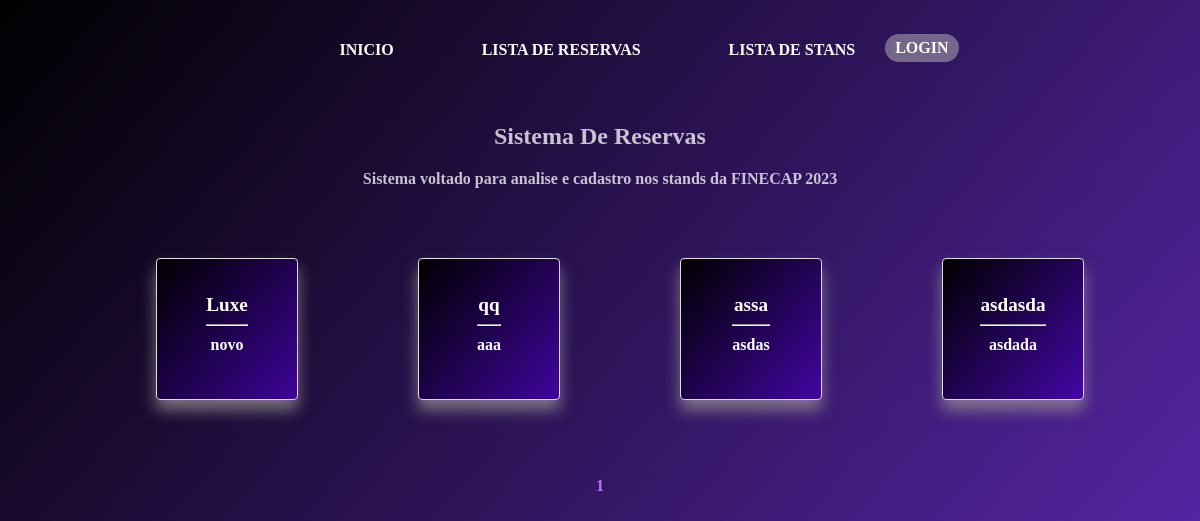
Before: /reserva/ with the older database file.
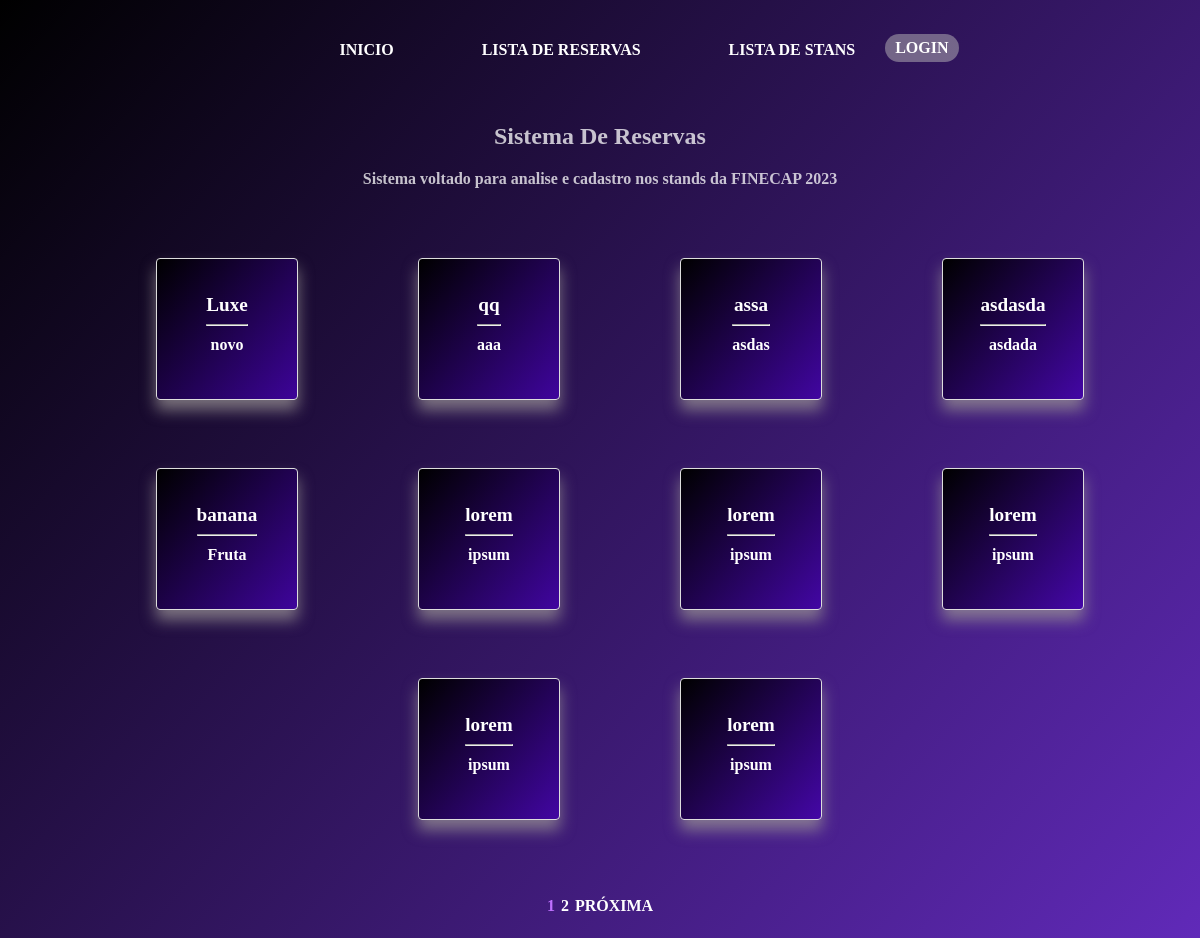
After: the same page with the newer database file.
### reservas/models.py (models this page shows, shortened)
class Reserva(models.Model):
    cnpj = models.CharField(max_length=50)
    nome_empresa = models.CharField(max_length=100)
    categoria_empresa = models.CharField(max_length=100)
    quitado = models.BooleanField()
    objects = models.Manager()

### reservas/views.py (the view)
# urls.py: path('reserva/', ReservaListView.as_view() ,name='lista_reserva'),
class ReservaListView(generic.ListView):
    model = Reserva
    template_name = 'core/reserva_list.html'
    context_object_name = 'reservas_list'
    paginate_by = 10

### reservas/templates/core/reserva_list.html (shortened to what this page needs)
{% extends 'base.html' %}
{% block center %}
<div class="cards-container">
    {% for reserva_item in reservas_list %}
        <ul>
            <a href="{% url 'reserva' pk=reserva_item.id %}">
                <li class="card">
                    <div>
                        <h3>{{ reserva_item.nome_empresa }} </h3>
                        <hr>
                        <p>{{reserva_item.categoria_empresa}}</p>
                    </div>
                </li>
            </a>
        </ul>
    {% endfor %}
</div>
<nav class="br-pagination" aria-label="Paginação de resultados" data-total="50" data-current="1" data-per-page="20">
    <div class="pagination-container">
        {% for i in page_obj.paginator.page_range %}
            {% if i == page_obj.number %}
            <a class="pagination-link" href="?page={{ i }}" style="color: rgb(191, 113, 255);">{{ i }}</a>
            {% else %}
                <a class="pagination-link" href="?page={{ i }}">{{ i }}</a>
            {% endif %}
        {% endfor %}
        {% if page_obj.has_next %}
            <a class="pagination-link" href="?page={{ page_obj.next_page_number }}">Próxima</a>
        {% endif %}
    </div>
</nav>
{% endblock center %}

Changed rows visible on the page:
added Reserva: nome_empresa "banana", categoria_empresa "Fruta"
added Reserva: nome_empresa "lorem", categoria_empresa "ipsum"
added Reserva: nome_empresa "lorem", categoria_empresa "ipsum"
added Reserva: nome_empresa "lorem", categoria_empresa "ipsum"
added Reserva: nome_empresa "lorem", categoria_empresa "ipsum"
added Reserva: nome_empresa "lorem", categoria_empresa "ipsum"
Other visible differences:
new list line: "2"
text now shown: "PRÓXIMA"
